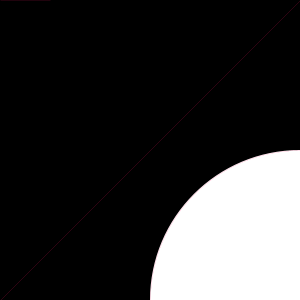
Frame 1 (no input)
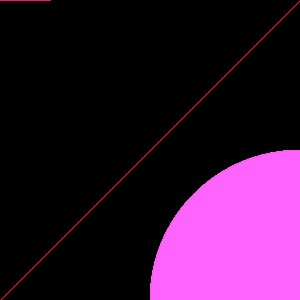
Frame 60 (the mouse pressed at the canvas centre just before this capture)
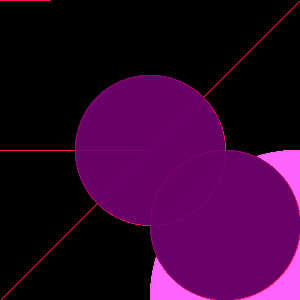
Frame 120 (the mouse held since frame 60 and released just before this capture)

The Processing sketch that drew these frames (run headless with seeded random() and noise(); from frame 60 on, the mouse is pressed at the canvas centre):

// Processing sketch: processing_71424
// ── processing_71424.pde

void setup() {
  size(300, 300);
  background(0);
  smooth();
}
  
void draw() {
  stroke(255,20,100);
  strokeWeight(mouseX / 200);
  
 
  line(mouseX, mouseY, 50-mouseX,  mouseY);
  line(mouseX, 300-mouseY, 300-mouseX,  mouseY);
  //line(50-pmouseX, mouseY, mouseX,  mouseY);
   
   
  ellipseMode(CENTER);
  ellipse(300-pmouseX,300- pmouseY,300 - pmouseX,300 - pmouseY);
  ellipseMode(CORNER);
  fill(255-mouseY,100-mouseY,255-mouseX,255-mouseY);
  ellipse(mouseX,mouseY, mouseX, mouseY);
 
}
